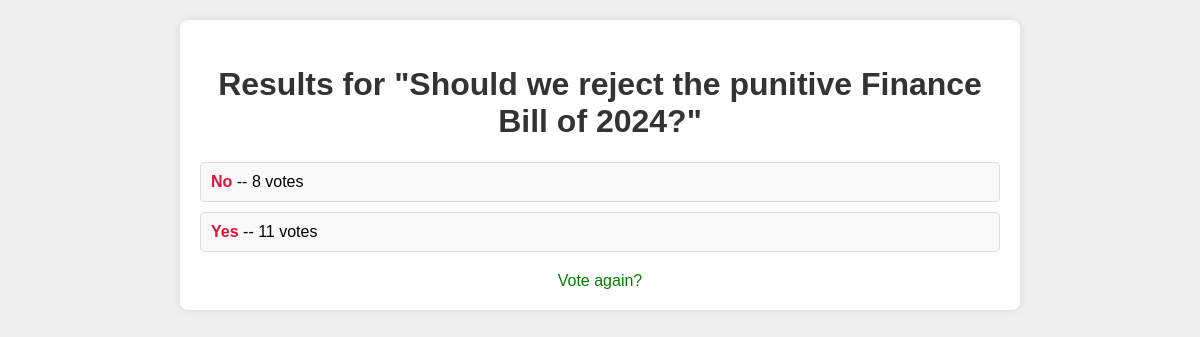
Page /polls/1/results/ on the committed database.
### polls/models.py (models this page shows, shortened)
class Question(models.Model):
    question_text = models.CharField(max_length=200)
    pub_date = models.DateField("date published")
    @admin.display(
        boolean=True,
        ordering="pub_date",
        description="Published recently?",
    )
    def was_published_recently(self):
        now = timezone.now().date()
        return now - datetime.timedelta(days=1) <= self.pub_date <= now
    was_published_recently.admin_order_field = 'pub_date'
    was_published_recently.boolean = True
    was_published_recently.short_description = 'Published recently?'

class Choice(models.Model):
    question = models.ForeignKey(Question, on_delete=models.CASCADE)
    choice_text = models.CharField(max_length=200)
    votes = models.IntegerField(default=0)

### polls/views.py (the view)
# urls.py: path("<int:pk>/results/", views.ResultsView.as_view(), name="results"),
class ResultsView(generic.DetailView):
    model = Question
    template_name = "polls/results.html"
    def get_queryset(self):
        return Question.objects.filter(pub_date__lte=timezone.now())

### polls/templates/polls/results.html (shortened to what this page needs)
{% load static %}
<!DOCTYPE html>
<html lang="en">
<head>
    <link rel="stylesheet" type="text/css" href="{% static 'polls/css/styles.css' %}">
</head>
<body>
    <div class="container-2">
        <h1>Results for "{{ question.question_text }}"</h1>
        <ul>
        {% for choice in question.choice_set.all %}
            <li>
                <span id="vote-char">{{ choice.choice_text }}</span> -- {{ choice.votes }} vote{{ choice.votes|pluralize }}
            </li>
        {% endfor %}
        </ul>
        <a href="{% url 'polls:detail' question.id %}">Vote again?</a>
    </div>
</body>
</html>

### polls/static/polls/css/styles.css (style rules this page uses)
body { font-family: 'Poppins', sans-serif; background-color: #f0f0f0; margin: 0; padding: 0; }
h1 { color: #333; text-align: center; padding-top: 5px; }
ul { list-style-type: none; padding: 0; }
li { margin-bottom: 10px; }
a { text-decoration: none; color: #007bff; transition: color 0.3s ease; }
.container-2 { max-width: 800px; margin: 20px auto; background-color: #fff; padding: 20px; border-radius: 8px; box-shadow: 0 0 10px rgba(0,0,0,0.1); }
.container-2 h1 { color: #333; text-align: center; }
.container-2 ul { list-style-type: none; padding: 0; }
.container-2 li { margin-bottom: 10px; padding: 10px; background-color: #f9f9f9; border: 1px solid #ddd; border-radius: 4px; }
.container-2 a { display: block; text-align: center; margin-top: 20px; text-decoration: none; color: green; }
li #vote-char { color: crimson; font-weight: bolder; }

### rows in the picture
Question: question_text "Should we reject the punitive Finance Bill of 2024?"
Choice: choice_text "No", votes "8"
Choice: choice_text "Yes", votes "11"
